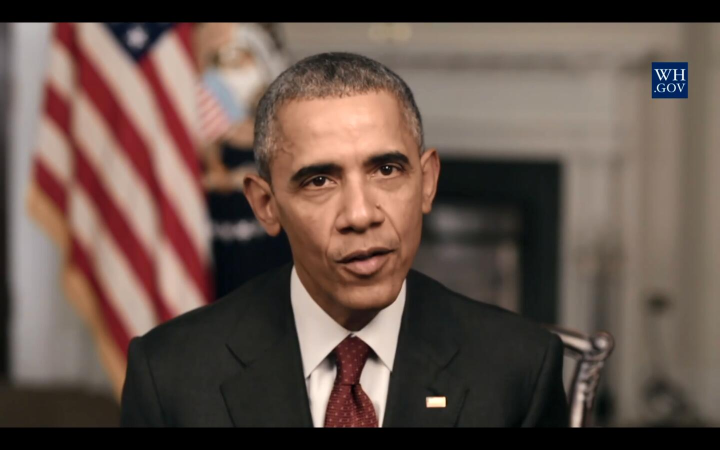
//> input picture C++Version/obama.jpg, 1440 x 900 px (shown at 1/2 size)
$ ./obama   (built with g++ and OpenCV 4)
//> lines starting //> are read from the running program, lines starting //| are printed output that depends on the picture
### piggy/piggy.h
#ifndef PIGGY_H_
#define PIGGY_H_

#include <opencv2/highgui.hpp>
#include <opencv2/imgproc.hpp>
#include <string>
using namespace cv;
using namespace std;

class Piggy {
  public:
    explicit Piggy(const string file);

    void putOnHead(Mat &image, const Rect &location);

  private:
    Mat piggy;
    Mat small;
    Mat_<Vec4b> small_;
};

#endif

### C++Version/face/face.h
#ifndef FACE_H_
#define FACE_H_

#include <opencv2/face.hpp>
#include <opencv2/imgproc.hpp>
#include <string>
#include <vector>
using namespace std;
using namespace cv;
using namespace cv::face;

class Face {
  public:
    explicit Face(const string faceModel);

    void locations(const Mat &image, vector<Rect> &faces);

  private:
    CascadeClassifier faceDetector;
};

#endif

### piggy/piggy.cpp
#include "piggy.h"

Piggy::Piggy(const string file) { piggy = imread(file, IMREAD_UNCHANGED); }

// [35 lines left out: function drawPiggy, not called in this run]

### C++Version/face/face.cpp
#include "face.h"

Face::Face(const string faceModel) { faceDetector.load(faceModel); }

// Face Detection
void Face::locations(const Mat &image, vector<Rect> &faces) {
    Mat gray = image.clone();
    if (gray.channels() > 1)
        cvtColor(gray, gray, COLOR_BGR2GRAY);
    equalizeHist(gray, gray);
    faceDetector.detectMultiScale(gray, faces, 1.1, 3, 0, Size(32, 32));
}

### C++Version/obama.cpp
#include "face/face.h"
#include "piggy/piggy.h"

#include <opencv2/highgui.hpp>
using namespace cv;

int main() {
    Mat obama = imread("obama.jpg");
//> obama is the input picture: 900 rows x 1440 cols, CV_8UC3; mean B, G, R 75.3, 83.8, 102.3
    resize(obama, obama, Size(), 0.75, 0.75);
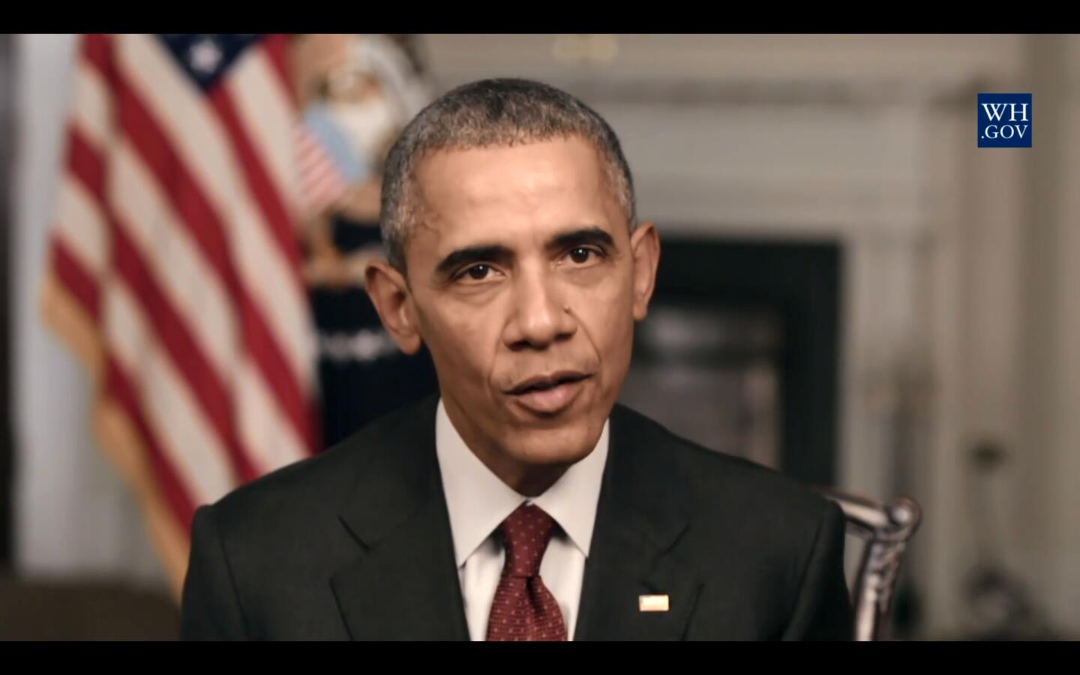
//> obama: 675 rows x 1080 cols, CV_8UC3; mean B, G, R 75.3, 83.7, 102.3
    Face face("model.xml");
    Piggy piggy("piggy.png");
//> piggy.png cannot be read in this run, so this picture is empty
    vector<Rect> faces;
    namedWindow("Obama", WINDOW_AUTOSIZE);
    face.locations(obama, faces);
//> in locations, `cvtColor(gray, gray, COLOR_BGR2GRAY);`:
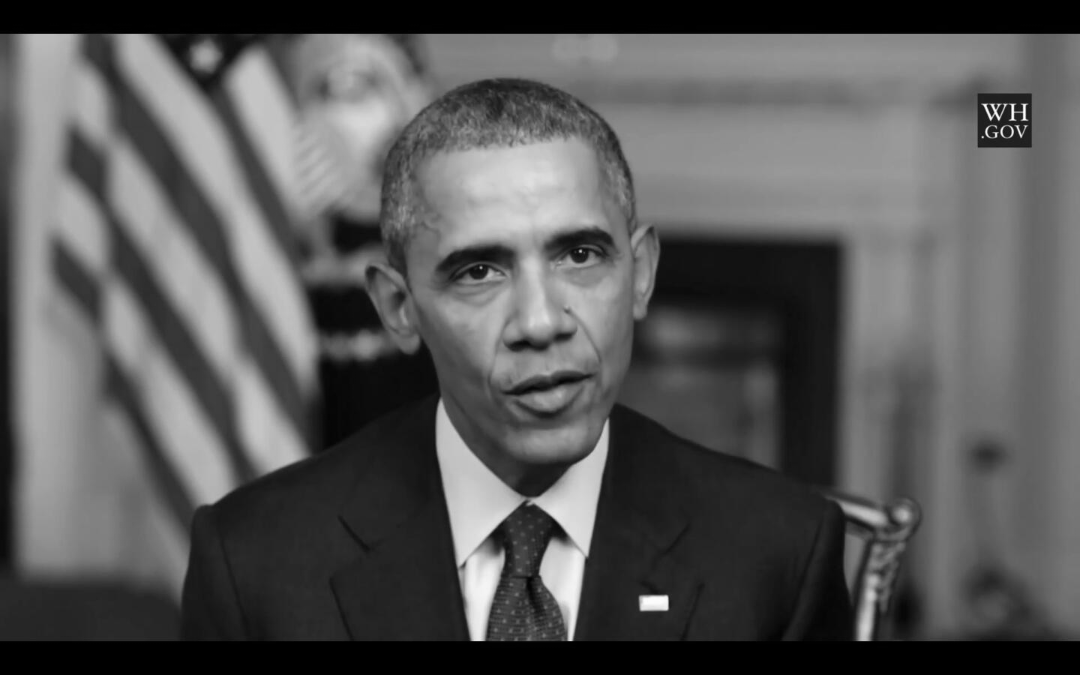
//> gray: 675 rows x 1080 cols, CV_8UC1; min 0, max 253, mean 88.3
//> in locations, `equalizeHist(gray, gray);`:
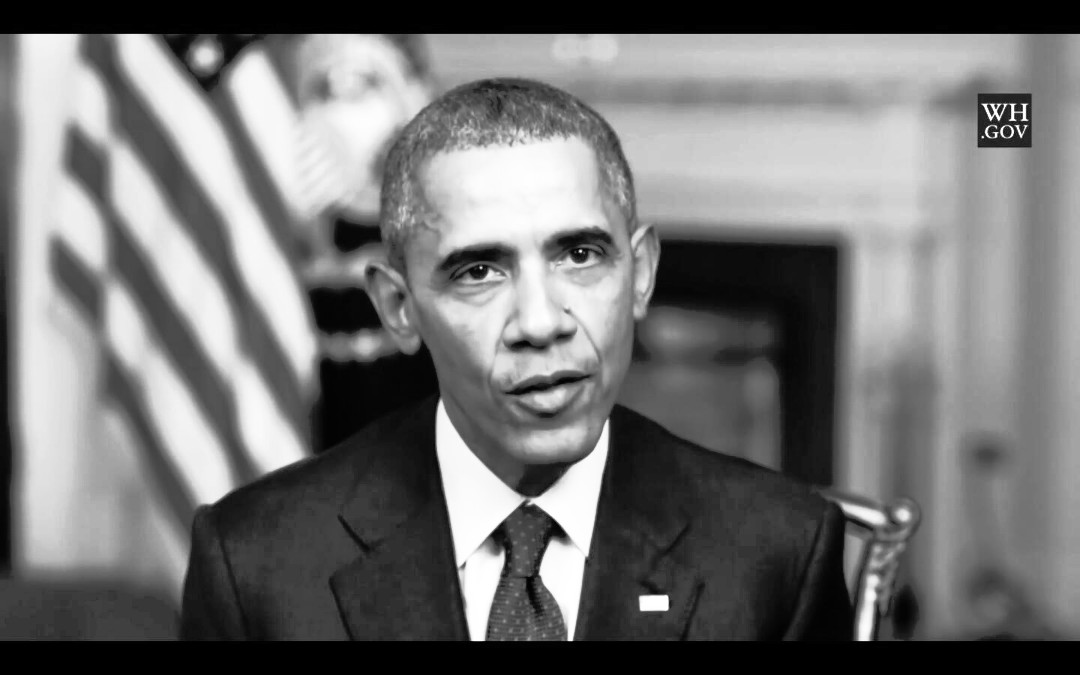
//> gray: 675 rows x 1080 cols, CV_8UC1; min 0, max 255, mean 116.9
//> in locations, `faceDetector.detectMultiScale(gray, faces, 1.1, 3, 0, Size(32, 32));`: faces = 2 Rects (x, y, width, height): [442, 469, 176, 176], [394, 152, 285, 285]
    if (faces.size() > 0)
//> (the run ends here: the program needs code that is not available in this run, at `piggy.drawPiggy(obama, faces[0], false, true);`)
